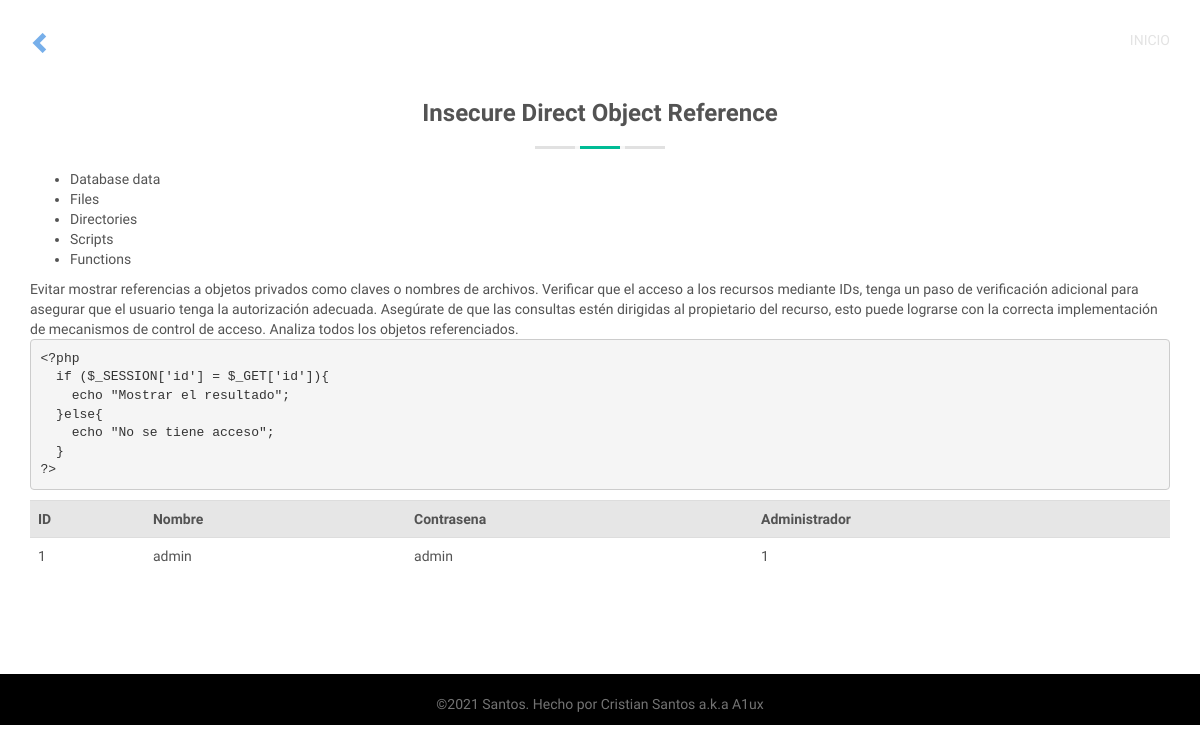
The page /vistas/vulnerabilidades/brokenaccesscontrol/idor.php?id=1 on the database its author committed.
### tables this page shows
create table users(
    id INT NOT NULL AUTO_INCREMENT,
    name VARCHAR(100) NOT NULL,
    password varchar(100) NOT NULL,
    isAdmin bool NOT NULL,
    PRIMARY KEY(id)
);

### html/vistas/vulnerabilidades/brokenaccesscontrol/idor.php (the view, shortened to what this page needs)
<?php include("../../header.php"); ?>
<section id="template">
      <div class="container">
        <div class="row">
          <div class="col-md-12">
            <h3 class="title text-center">Insecure Direct Object Reference</h3>
            <div class="titleHR"><span></span></div>
          </div>
        </div>
        <ul>
          <li>Database data</li>
          <li>Files</li>
          <li>Directories</li>
          <li>Scripts</li>
          <li>Functions</li>
        </ul>
        Evitar mostrar referencias a objetos privados como claves o nombres de archivos.
    Verificar que el acceso a los recursos mediante IDs, tenga un paso de verificación adicional para asegurar que el usuario tenga la autorización adecuada.
    Asegúrate de que las consultas estén dirigidas al propietario del recurso, esto puede lograrse con la correcta implementación de mecanismos de control de acceso.
    Analiza todos los objetos referenciados.
<pre>&lt;&quest;php&NewLine;  if &lpar;&dollar;&lowbar;SESSION&lsqb;&apos;id&apos;&rsqb; &equals; &dollar;&lowbar;GET&lsqb;&apos;id&apos;&rsqb;&rpar;&lcub;&NewLine;    echo &quot;Mostrar el resultado&quot;&semi;&NewLine;  &rcub;else&lcub;&NewLine;    echo &quot;No se tiene acceso&quot;&semi;&NewLine;  &rcub;&NewLine;&quest;&gt;</pre>
<?php
    if (isset($_GET['id'])){
      require "connection.php";
      $var_consulta= "select * from users where id = ".$_GET['id'].";";
      $var_resultado = $obj_conexion->query($var_consulta);
      if($var_resultado->num_rows>0){
        echo"<table class=\"table\">
        <tr bgcolor='#E6E6E6'>
            <th>ID</th>
            <th>Nombre</th>
            <th>Contrasena</th>
            <th>Administrador</th>
        </tr>";
        while ($var_fila=$var_resultado->fetch_array()){
          echo "<tr>";
          echo "<td>".$var_fila["id"]."</td>";
          echo "<td>".$var_fila["name"]."</td>";
          echo "<td>".$var_fila["password"]."</td>";
          echo "<td>".$var_fila["isAdmin"]."</td>";
          echo "</tr>";
        }
        echo "</table>";
    }else{
      echo "No hay Registros";
    }
  }
?>
    </div>
    </section>
<?php include("../../footer.php"); ?>

### html/css/component.css (style rules this page uses)
.container { min-height: 100%; }

### html/css/style.css (style rules this page uses)
html,body { height: 100%; }
*,*:before,*:after { -webkit-box-sizing: border-box; -moz-box-sizing: border-box; box-sizing: border-box; }
h1,h2,h3,h4,h5,h6,p { font-family: 'Signika Negative', sans-serif; }
section { position: relative; padding-top: 80px; padding-bottom: 80px; background-color: #fff; }
.title { font-family: 'Kameron', serif; font-weight: 700; }
.titleHR { background: none repeat scroll 0 0 #e1e1e1; height: 3px; margin: 20px auto 0; position: relative; text-align: center; width: 130px; margin-bottom: 20px; }
.titleHR span { border-left: 5px solid #f7f7f7; border-right: 5px solid #f7f7f7; display: inline-block; height: 3px; left: 0; margin: 0 auto; position: absolute; right: 0; top: 0px; width: 50px; }

### html/css/green.css (style rules this page uses)
.titleHR span { background: none repeat scroll 0 0 #00bc95; }

### rows shown on the page
users: id "1", name "admin", password "admin", isAdmin "1"
